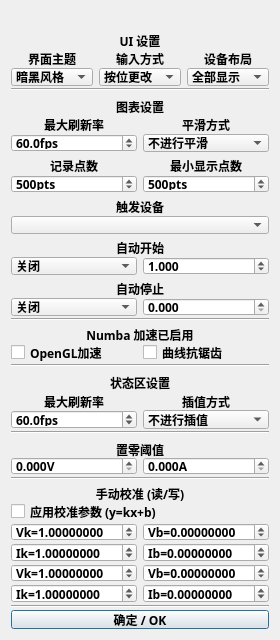
<?xml version="1.0" encoding="UTF-8"?>
<ui version="4.0">
 <class>DialogGraphics</class>
 <widget class="QDialog" name="DialogGraphics">
  <property name="windowModality">
   <enum>Qt::WindowModal</enum>
  </property>
  <property name="enabled">
   <bool>true</bool>
  </property>
  <property name="geometry">
   <rect>
    <x>0</x>
    <y>0</y>
    <width>280</width>
    <height>640</height>
   </rect>
  </property>
  <property name="sizePolicy">
   <sizepolicy hsizetype="Fixed" vsizetype="Fixed">
    <horstretch>0</horstretch>
    <verstretch>0</verstretch>
   </sizepolicy>
  </property>
  <property name="minimumSize">
   <size>
    <width>280</width>
    <height>640</height>
   </size>
  </property>
  <property name="maximumSize">
   <size>
    <width>280</width>
    <height>640</height>
   </size>
  </property>
  <property name="windowTitle">
   <string>图形设置</string>
  </property>
  <property name="sizeGripEnabled">
   <bool>false</bool>
  </property>
  <property name="modal">
   <bool>true</bool>
  </property>
  <layout class="QVBoxLayout" name="verticalLayout">
   <property name="spacing">
    <number>2</number>
   </property>
   <item>
    <widget class="QLabel" name="label">
     <property name="maximumSize">
      <size>
       <width>16777215</width>
       <height>20</height>
      </size>
     </property>
     <property name="text">
      <string/>
     </property>
    </widget>
   </item>
   <item>
    <widget class="QLabel" name="label_46">
     <property name="minimumSize">
      <size>
       <width>0</width>
       <height>28</height>
      </size>
     </property>
     <property name="maximumSize">
      <size>
       <width>999</width>
       <height>16777215</height>
      </size>
     </property>
     <property name="font">
      <font>
       <family>Sarasa Fixed SC SemiBold</family>
       <bold>true</bold>
      </font>
     </property>
     <property name="text">
      <string>UI 设置</string>
     </property>
     <property name="alignment">
      <set>Qt::AlignCenter</set>
     </property>
     <property name="margin">
      <number>6</number>
     </property>
    </widget>
   </item>
   <item>
    <layout class="QHBoxLayout" name="horizontalLayout_7">
     <property name="spacing">
      <number>6</number>
     </property>
     <item>
      <widget class="QLabel" name="label_36">
       <property name="minimumSize">
        <size>
         <width>0</width>
         <height>24</height>
        </size>
       </property>
       <property name="maximumSize">
        <size>
         <width>999</width>
         <height>16777215</height>
        </size>
       </property>
       <property name="font">
        <font>
         <family>Sarasa Fixed SC SemiBold</family>
         <bold>true</bold>
        </font>
       </property>
       <property name="text">
        <string>界面主题</string>
       </property>
       <property name="alignment">
        <set>Qt::AlignCenter</set>
       </property>
       <property name="margin">
        <number>6</number>
       </property>
      </widget>
     </item>
     <item>
      <widget class="QLabel" name="label_41">
       <property name="minimumSize">
        <size>
         <width>0</width>
         <height>24</height>
        </size>
       </property>
       <property name="maximumSize">
        <size>
         <width>999</width>
         <height>16777215</height>
        </size>
       </property>
       <property name="font">
        <font>
         <family>Sarasa Fixed SC SemiBold</family>
         <bold>true</bold>
        </font>
       </property>
       <property name="text">
        <string>输入方式</string>
       </property>
       <property name="alignment">
        <set>Qt::AlignCenter</set>
       </property>
       <property name="margin">
        <number>6</number>
       </property>
      </widget>
     </item>
     <item>
      <widget class="QLabel" name="labelDeviceLayout">
       <property name="minimumSize">
        <size>
         <width>0</width>
         <height>24</height>
        </size>
       </property>
       <property name="maximumSize">
        <size>
         <width>999</width>
         <height>16777215</height>
        </size>
       </property>
       <property name="font">
        <font>
         <family>Sarasa Fixed SC SemiBold</family>
         <bold>true</bold>
        </font>
       </property>
       <property name="text">
        <string>设备布局</string>
       </property>
       <property name="alignment">
        <set>Qt::AlignCenter</set>
       </property>
       <property name="margin">
        <number>6</number>
       </property>
      </widget>
     </item>
    </layout>
   </item>
   <item>
    <layout class="QHBoxLayout" name="horizontalLayout_6">
     <property name="spacing">
      <number>6</number>
     </property>
     <item>
      <widget class="QComboBox" name="comboTheme">
       <property name="font">
        <font>
         <family>Sarasa Fixed SC SemiBold</family>
         <bold>true</bold>
        </font>
       </property>
       <property name="layoutDirection">
        <enum>Qt::LeftToRight</enum>
       </property>
       <property name="editable">
        <bool>false</bool>
       </property>
       <property name="sizeAdjustPolicy">
        <enum>QComboBox::AdjustToContentsOnFirstShow</enum>
       </property>
       <item>
        <property name="text">
         <string>暗黑风格</string>
        </property>
       </item>
       <item>
        <property name="text">
         <string>明亮风格</string>
        </property>
       </item>
      </widget>
     </item>
     <item>
      <widget class="QComboBox" name="comboInput">
       <property name="font">
        <font>
         <family>Sarasa Fixed SC SemiBold</family>
         <bold>true</bold>
        </font>
       </property>
       <property name="layoutDirection">
        <enum>Qt::LeftToRight</enum>
       </property>
       <property name="editable">
        <bool>false</bool>
       </property>
       <property name="sizeAdjustPolicy">
        <enum>QComboBox::AdjustToContentsOnFirstShow</enum>
       </property>
       <item>
        <property name="text">
         <string>按位更改</string>
        </property>
       </item>
       <item>
        <property name="text">
         <string>自由更改</string>
        </property>
       </item>
      </widget>
     </item>
     <item>
      <widget class="QComboBox" name="comboDeviceLayout">
       <property name="font">
        <font>
         <family>Sarasa Fixed SC SemiBold</family>
         <bold>true</bold>
        </font>
       </property>
       <property name="layoutDirection">
        <enum>Qt::LeftToRight</enum>
       </property>
       <property name="editable">
        <bool>false</bool>
       </property>
       <property name="sizeAdjustPolicy">
        <enum>QComboBox::AdjustToContentsOnFirstShow</enum>
       </property>
       <item>
        <property name="text">
         <string>全部显示</string>
        </property>
       </item>
       <item>
        <property name="text">
         <string>单个显示</string>
        </property>
       </item>
      </widget>
     </item>
    </layout>
   </item>
   <item>
    <widget class="Line" name="line_3">
     <property name="orientation">
      <enum>Qt::Horizontal</enum>
     </property>
    </widget>
   </item>
   <item>
    <widget class="QLabel" name="label_35">
     <property name="minimumSize">
      <size>
       <width>0</width>
       <height>28</height>
      </size>
     </property>
     <property name="maximumSize">
      <size>
       <width>999</width>
       <height>16777215</height>
      </size>
     </property>
     <property name="font">
      <font>
       <family>Sarasa Fixed SC SemiBold</family>
       <bold>true</bold>
      </font>
     </property>
     <property name="text">
      <string>图表设置</string>
     </property>
     <property name="alignment">
      <set>Qt::AlignCenter</set>
     </property>
     <property name="margin">
      <number>6</number>
     </property>
    </widget>
   </item>
   <item>
    <layout class="QHBoxLayout" name="horizontalLayout_13">
     <property name="spacing">
      <number>6</number>
     </property>
     <item>
      <widget class="QLabel" name="label_39">
       <property name="minimumSize">
        <size>
         <width>0</width>
         <height>24</height>
        </size>
       </property>
       <property name="maximumSize">
        <size>
         <width>999</width>
         <height>16777215</height>
        </size>
       </property>
       <property name="font">
        <font>
         <family>Sarasa Fixed SC SemiBold</family>
         <bold>true</bold>
        </font>
       </property>
       <property name="text">
        <string>最大刷新率</string>
       </property>
       <property name="alignment">
        <set>Qt::AlignCenter</set>
       </property>
       <property name="margin">
        <number>6</number>
       </property>
      </widget>
     </item>
     <item>
      <widget class="QLabel" name="label_45">
       <property name="minimumSize">
        <size>
         <width>0</width>
         <height>24</height>
        </size>
       </property>
       <property name="maximumSize">
        <size>
         <width>999</width>
         <height>16777215</height>
        </size>
       </property>
       <property name="font">
        <font>
         <family>Sarasa Fixed SC SemiBold</family>
         <bold>true</bold>
        </font>
       </property>
       <property name="text">
        <string>平滑方式</string>
       </property>
       <property name="alignment">
        <set>Qt::AlignCenter</set>
       </property>
       <property name="margin">
        <number>6</number>
       </property>
      </widget>
     </item>
    </layout>
   </item>
   <item>
    <layout class="QHBoxLayout" name="horizontalLayout_12">
     <property name="spacing">
      <number>6</number>
     </property>
     <item>
      <widget class="QDoubleSpinBox" name="spinMaxFps">
       <property name="font">
        <font>
         <family>Sarasa Fixed SC SemiBold</family>
         <bold>true</bold>
        </font>
       </property>
       <property name="alignment">
        <set>Qt::AlignLeading|Qt::AlignLeft|Qt::AlignVCenter</set>
       </property>
       <property name="suffix">
        <string>fps</string>
       </property>
       <property name="decimals">
        <number>1</number>
       </property>
       <property name="minimum">
        <double>1.000000000000000</double>
       </property>
       <property name="maximum">
        <double>120.000000000000000</double>
       </property>
       <property name="singleStep">
        <double>5.000000000000000</double>
       </property>
       <property name="value">
        <double>60.000000000000000</double>
       </property>
      </widget>
     </item>
     <item>
      <widget class="QComboBox" name="comboAvgMode">
       <property name="font">
        <font>
         <family>Sarasa Fixed SC SemiBold</family>
         <bold>true</bold>
        </font>
       </property>
       <property name="layoutDirection">
        <enum>Qt::LeftToRight</enum>
       </property>
       <property name="editable">
        <bool>false</bool>
       </property>
       <property name="currentIndex">
        <number>0</number>
       </property>
       <property name="sizeAdjustPolicy">
        <enum>QComboBox::AdjustToContentsOnFirstShow</enum>
       </property>
       <item>
        <property name="text">
         <string>不进行平滑</string>
        </property>
       </item>
       <item>
        <property name="text">
         <string>三值平均</string>
        </property>
       </item>
       <item>
        <property name="text">
         <string>九值平均</string>
        </property>
       </item>
      </widget>
     </item>
    </layout>
   </item>
   <item>
    <layout class="QHBoxLayout" name="horizontalLayout_14">
     <property name="spacing">
      <number>6</number>
     </property>
     <item>
      <widget class="QLabel" name="label_40">
       <property name="minimumSize">
        <size>
         <width>0</width>
         <height>24</height>
        </size>
       </property>
       <property name="maximumSize">
        <size>
         <width>999</width>
         <height>16777215</height>
        </size>
       </property>
       <property name="font">
        <font>
         <family>Sarasa Fixed SC SemiBold</family>
         <bold>true</bold>
        </font>
       </property>
       <property name="text">
        <string>记录点数</string>
       </property>
       <property name="alignment">
        <set>Qt::AlignCenter</set>
       </property>
       <property name="margin">
        <number>6</number>
       </property>
      </widget>
     </item>
     <item>
      <widget class="QLabel" name="label_47">
       <property name="minimumSize">
        <size>
         <width>0</width>
         <height>24</height>
        </size>
       </property>
       <property name="maximumSize">
        <size>
         <width>999</width>
         <height>16777215</height>
        </size>
       </property>
       <property name="font">
        <font>
         <family>Sarasa Fixed SC SemiBold</family>
         <bold>true</bold>
        </font>
       </property>
       <property name="text">
        <string>最小显示点数</string>
       </property>
       <property name="alignment">
        <set>Qt::AlignCenter</set>
       </property>
       <property name="margin">
        <number>6</number>
       </property>
      </widget>
     </item>
    </layout>
   </item>
   <item>
    <layout class="QHBoxLayout" name="horizontalLayout_15">
     <property name="spacing">
      <number>6</number>
     </property>
     <item>
      <widget class="QSpinBox" name="spinDataLength">
       <property name="font">
        <font>
         <family>Sarasa Fixed SC SemiBold</family>
         <bold>true</bold>
        </font>
       </property>
       <property name="alignment">
        <set>Qt::AlignLeading|Qt::AlignLeft|Qt::AlignVCenter</set>
       </property>
       <property name="suffix">
        <string>pts</string>
       </property>
       <property name="prefix">
        <string/>
       </property>
       <property name="minimum">
        <number>100</number>
       </property>
       <property name="maximum">
        <number>999999999</number>
       </property>
       <property name="singleStep">
        <number>100</number>
       </property>
       <property name="value">
        <number>500</number>
       </property>
      </widget>
     </item>
     <item>
      <widget class="QSpinBox" name="spinDisplayLength">
       <property name="font">
        <font>
         <family>Sarasa Fixed SC SemiBold</family>
         <bold>true</bold>
        </font>
       </property>
       <property name="alignment">
        <set>Qt::AlignLeading|Qt::AlignLeft|Qt::AlignVCenter</set>
       </property>
       <property name="suffix">
        <string>pts</string>
       </property>
       <property name="prefix">
        <string/>
       </property>
       <property name="minimum">
        <number>100</number>
       </property>
       <property name="maximum">
        <number>999999999</number>
       </property>
       <property name="singleStep">
        <number>100</number>
       </property>
       <property name="value">
        <number>500</number>
       </property>
      </widget>
     </item>
    </layout>
   </item>
   <item>
    <widget class="QLabel" name="labelGraphTriggerDevice">
     <property name="minimumSize">
      <size>
       <width>0</width>
       <height>24</height>
      </size>
     </property>
     <property name="maximumSize">
      <size>
       <width>999</width>
       <height>16777215</height>
      </size>
     </property>
     <property name="font">
      <font>
       <family>Sarasa Fixed SC SemiBold</family>
       <bold>true</bold>
      </font>
     </property>
     <property name="text">
      <string>触发设备</string>
     </property>
     <property name="alignment">
      <set>Qt::AlignCenter</set>
     </property>
     <property name="margin">
      <number>6</number>
     </property>
    </widget>
   </item>
   <item>
    <layout class="QHBoxLayout" name="horizontalLayoutGraphTriggerDevice">
     <property name="spacing">
      <number>6</number>
     </property>
     <item>
      <widget class="QComboBox" name="comboGraphTriggerDevice">
       <property name="font">
        <font>
         <family>Sarasa Fixed SC SemiBold</family>
         <bold>true</bold>
        </font>
       </property>
       <property name="layoutDirection">
        <enum>Qt::LeftToRight</enum>
       </property>
       <property name="editable">
        <bool>false</bool>
       </property>
       <property name="sizeAdjustPolicy">
        <enum>QComboBox::AdjustToContentsOnFirstShow</enum>
       </property>
      </widget>
     </item>
    </layout>
   </item>
   <item>
    <widget class="QLabel" name="labelGraphAutostart">
     <property name="minimumSize">
      <size>
       <width>0</width>
       <height>24</height>
      </size>
     </property>
     <property name="maximumSize">
      <size>
       <width>999</width>
       <height>16777215</height>
      </size>
     </property>
     <property name="font">
      <font>
       <family>Sarasa Fixed SC SemiBold</family>
       <bold>true</bold>
      </font>
     </property>
     <property name="text">
      <string>自动开始</string>
     </property>
     <property name="alignment">
      <set>Qt::AlignCenter</set>
     </property>
     <property name="margin">
      <number>6</number>
     </property>
    </widget>
   </item>
   <item>
    <layout class="QHBoxLayout" name="horizontalLayoutGraphAutostart">
     <property name="spacing">
      <number>6</number>
     </property>
     <item>
      <widget class="QComboBox" name="comboGraphAutostart">
       <property name="font">
        <font>
         <family>Sarasa Fixed SC SemiBold</family>
         <bold>true</bold>
        </font>
       </property>
       <property name="layoutDirection">
        <enum>Qt::LeftToRight</enum>
       </property>
       <property name="editable">
        <bool>false</bool>
       </property>
       <property name="sizeAdjustPolicy">
        <enum>QComboBox::AdjustToContentsOnFirstShow</enum>
       </property>
       <item>
        <property name="text">
         <string>关闭</string>
        </property>
       </item>
       <item>
        <property name="text">
         <string>电压</string>
        </property>
       </item>
       <item>
        <property name="text">
         <string>电流</string>
        </property>
       </item>
      </widget>
     </item>
     <item>
      <widget class="QDoubleSpinBox" name="spinGraphAutostartThreshold">
       <property name="font">
        <font>
         <family>Sarasa Fixed SC SemiBold</family>
         <bold>true</bold>
        </font>
       </property>
       <property name="alignment">
        <set>Qt::AlignLeading|Qt::AlignLeft|Qt::AlignVCenter</set>
       </property>
       <property name="decimals">
        <number>3</number>
       </property>
       <property name="minimum">
        <double>0.000000000000000</double>
       </property>
       <property name="maximum">
        <double>999.000000000000000</double>
       </property>
       <property name="value">
        <double>1.000000000000000</double>
       </property>
      </widget>
     </item>
    </layout>
   </item>
   <item>
    <widget class="QLabel" name="labelGraphAutostop">
     <property name="minimumSize">
      <size>
       <width>0</width>
       <height>24</height>
      </size>
     </property>
     <property name="maximumSize">
      <size>
       <width>999</width>
       <height>16777215</height>
      </size>
     </property>
     <property name="font">
      <font>
       <family>Sarasa Fixed SC SemiBold</family>
       <bold>true</bold>
      </font>
     </property>
     <property name="text">
      <string>自动停止</string>
     </property>
     <property name="alignment">
      <set>Qt::AlignCenter</set>
     </property>
     <property name="margin">
      <number>6</number>
     </property>
    </widget>
   </item>
   <item>
    <layout class="QHBoxLayout" name="horizontalLayoutGraphAutostop">
     <property name="spacing">
      <number>6</number>
     </property>
     <item>
      <widget class="QComboBox" name="comboGraphAutostop">
       <property name="font">
        <font>
         <family>Sarasa Fixed SC SemiBold</family>
         <bold>true</bold>
        </font>
       </property>
       <property name="layoutDirection">
        <enum>Qt::LeftToRight</enum>
       </property>
       <property name="editable">
        <bool>false</bool>
       </property>
       <property name="sizeAdjustPolicy">
        <enum>QComboBox::AdjustToContentsOnFirstShow</enum>
       </property>
       <item>
        <property name="text">
         <string>关闭</string>
        </property>
       </item>
       <item>
        <property name="text">
         <string>电压</string>
        </property>
       </item>
       <item>
        <property name="text">
         <string>电流</string>
        </property>
       </item>
      </widget>
     </item>
     <item>
      <widget class="QDoubleSpinBox" name="spinGraphAutostopThreshold">
       <property name="font">
        <font>
         <family>Sarasa Fixed SC SemiBold</family>
         <bold>true</bold>
        </font>
       </property>
       <property name="alignment">
        <set>Qt::AlignLeading|Qt::AlignLeft|Qt::AlignVCenter</set>
       </property>
       <property name="decimals">
        <number>3</number>
       </property>
       <property name="minimum">
        <double>0.000000000000000</double>
       </property>
       <property name="maximum">
        <double>999.000000000000000</double>
       </property>
       <property name="value">
        <double>0.000000000000000</double>
       </property>
      </widget>
     </item>
    </layout>
   </item>
   <item>
    <widget class="Line" name="lineGraphTriggers">
     <property name="orientation">
      <enum>Qt::Horizontal</enum>
     </property>
    </widget>
   </item>
   <item>
    <widget class="QLabel" name="labelNumba">
     <property name="minimumSize">
      <size>
       <width>0</width>
       <height>24</height>
      </size>
     </property>
     <property name="maximumSize">
      <size>
       <width>999</width>
       <height>16777215</height>
      </size>
     </property>
     <property name="font">
      <font>
       <family>Sarasa Fixed SC SemiBold</family>
       <bold>true</bold>
      </font>
     </property>
     <property name="text">
      <string>Numba 加速已启用</string>
     </property>
     <property name="alignment">
      <set>Qt::AlignCenter</set>
     </property>
     <property name="margin">
      <number>6</number>
     </property>
    </widget>
   </item>
   <item>
    <layout class="QHBoxLayout" name="horizontalLayout_5">
     <property name="spacing">
      <number>6</number>
     </property>
     <item>
      <widget class="QCheckBox" name="checkBoxOpenGL">
       <property name="font">
        <font>
         <family>Sarasa Fixed SC SemiBold</family>
         <bold>true</bold>
        </font>
       </property>
       <property name="text">
        <string>OpenGL加速</string>
       </property>
      </widget>
     </item>
     <item>
      <widget class="QCheckBox" name="checkBoxAntialias">
       <property name="font">
        <font>
         <family>Sarasa Fixed SC SemiBold</family>
         <bold>true</bold>
        </font>
       </property>
       <property name="text">
        <string>曲线抗锯齿</string>
       </property>
      </widget>
     </item>
    </layout>
   </item>
   <item>
    <widget class="Line" name="line">
     <property name="orientation">
      <enum>Qt::Horizontal</enum>
     </property>
    </widget>
   </item>
   <item>
    <widget class="QLabel" name="label_38">
     <property name="minimumSize">
      <size>
       <width>0</width>
       <height>28</height>
      </size>
     </property>
     <property name="maximumSize">
      <size>
       <width>999</width>
       <height>16777215</height>
      </size>
     </property>
     <property name="font">
      <font>
       <family>Sarasa Fixed SC SemiBold</family>
       <bold>true</bold>
      </font>
     </property>
     <property name="text">
      <string>状态区设置</string>
     </property>
     <property name="alignment">
      <set>Qt::AlignCenter</set>
     </property>
     <property name="margin">
      <number>6</number>
     </property>
    </widget>
   </item>
   <item>
    <layout class="QHBoxLayout" name="horizontalLayout_11">
     <property name="spacing">
      <number>6</number>
     </property>
     <item>
      <widget class="QLabel" name="label_43">
       <property name="minimumSize">
        <size>
         <width>0</width>
         <height>24</height>
        </size>
       </property>
       <property name="maximumSize">
        <size>
         <width>999</width>
         <height>16777215</height>
        </size>
       </property>
       <property name="font">
        <font>
         <family>Sarasa Fixed SC SemiBold</family>
         <bold>true</bold>
        </font>
       </property>
       <property name="text">
        <string>最大刷新率</string>
       </property>
       <property name="alignment">
        <set>Qt::AlignCenter</set>
       </property>
       <property name="margin">
        <number>6</number>
       </property>
      </widget>
     </item>
     <item>
      <widget class="QLabel" name="label_44">
       <property name="minimumSize">
        <size>
         <width>0</width>
         <height>24</height>
        </size>
       </property>
       <property name="maximumSize">
        <size>
         <width>999</width>
         <height>16777215</height>
        </size>
       </property>
       <property name="font">
        <font>
         <family>Sarasa Fixed SC SemiBold</family>
         <bold>true</bold>
        </font>
       </property>
       <property name="text">
        <string>插值方式</string>
       </property>
       <property name="alignment">
        <set>Qt::AlignCenter</set>
       </property>
       <property name="margin">
        <number>6</number>
       </property>
      </widget>
     </item>
    </layout>
   </item>
   <item>
    <layout class="QHBoxLayout" name="horizontalLayout_10">
     <property name="spacing">
      <number>6</number>
     </property>
     <item>
      <widget class="QDoubleSpinBox" name="spinStateFps">
       <property name="font">
        <font>
         <family>Sarasa Fixed SC SemiBold</family>
         <bold>true</bold>
        </font>
       </property>
       <property name="alignment">
        <set>Qt::AlignLeading|Qt::AlignLeft|Qt::AlignVCenter</set>
       </property>
       <property name="suffix">
        <string>fps</string>
       </property>
       <property name="decimals">
        <number>1</number>
       </property>
       <property name="minimum">
        <double>1.000000000000000</double>
       </property>
       <property name="maximum">
        <double>120.000000000000000</double>
       </property>
       <property name="singleStep">
        <double>5.000000000000000</double>
       </property>
       <property name="value">
        <double>60.000000000000000</double>
       </property>
      </widget>
     </item>
     <item>
      <widget class="QComboBox" name="comboInterp">
       <property name="font">
        <font>
         <family>Sarasa Fixed SC SemiBold</family>
         <bold>true</bold>
        </font>
       </property>
       <property name="layoutDirection">
        <enum>Qt::LeftToRight</enum>
       </property>
       <property name="editable">
        <bool>false</bool>
       </property>
       <property name="currentIndex">
        <number>0</number>
       </property>
       <property name="sizeAdjustPolicy">
        <enum>QComboBox::AdjustToContentsOnFirstShow</enum>
       </property>
       <item>
        <property name="text">
         <string>不进行插值</string>
        </property>
       </item>
       <item>
        <property name="text">
         <string>一位插值</string>
        </property>
       </item>
       <item>
        <property name="text">
         <string>二位插值</string>
        </property>
       </item>
       <item>
        <property name="text">
         <string>三位插值</string>
        </property>
       </item>
      </widget>
     </item>
    </layout>
   </item>
   <item>
    <widget class="Line" name="line_2">
     <property name="orientation">
      <enum>Qt::Horizontal</enum>
     </property>
    </widget>
   </item>
   <item>
    <widget class="QLabel" name="label_42">
     <property name="minimumSize">
      <size>
       <width>0</width>
       <height>28</height>
      </size>
     </property>
     <property name="maximumSize">
      <size>
       <width>999</width>
       <height>16777215</height>
      </size>
     </property>
     <property name="font">
      <font>
       <family>Sarasa Fixed SC SemiBold</family>
       <bold>true</bold>
      </font>
     </property>
     <property name="text">
      <string>置零阈值</string>
     </property>
     <property name="alignment">
      <set>Qt::AlignCenter</set>
     </property>
     <property name="margin">
      <number>6</number>
     </property>
    </widget>
   </item>
   <item>
    <layout class="QHBoxLayout" name="horizontalLayout_2">
     <property name="spacing">
      <number>6</number>
     </property>
     <item>
      <widget class="QDoubleSpinBox" name="spinStateVThres">
       <property name="font">
        <font>
         <family>Sarasa Fixed SC SemiBold</family>
         <bold>true</bold>
        </font>
       </property>
       <property name="alignment">
        <set>Qt::AlignLeading|Qt::AlignLeft|Qt::AlignVCenter</set>
       </property>
       <property name="suffix">
        <string>V</string>
       </property>
       <property name="decimals">
        <number>3</number>
       </property>
       <property name="minimum">
        <double>0.000000000000000</double>
       </property>
       <property name="maximum">
        <double>1.000000000000000</double>
       </property>
       <property name="singleStep">
        <double>0.001000000000000</double>
       </property>
       <property name="value">
        <double>0.000000000000000</double>
       </property>
      </widget>
     </item>
     <item>
      <widget class="QDoubleSpinBox" name="spinStateIThres">
       <property name="font">
        <font>
         <family>Sarasa Fixed SC SemiBold</family>
         <bold>true</bold>
        </font>
       </property>
       <property name="alignment">
        <set>Qt::AlignLeading|Qt::AlignLeft|Qt::AlignVCenter</set>
       </property>
       <property name="suffix">
        <string>A</string>
       </property>
       <property name="decimals">
        <number>3</number>
       </property>
       <property name="minimum">
        <double>0.000000000000000</double>
       </property>
       <property name="maximum">
        <double>1.000000000000000</double>
       </property>
       <property name="singleStep">
        <double>0.001000000000000</double>
       </property>
       <property name="value">
        <double>0.000000000000000</double>
       </property>
      </widget>
     </item>
    </layout>
   </item>
   <item>
    <widget class="Line" name="line_4">
     <property name="orientation">
      <enum>Qt::Horizontal</enum>
     </property>
    </widget>
   </item>
   <item>
    <widget class="QLabel" name="labelCali_2">
     <property name="minimumSize">
      <size>
       <width>0</width>
       <height>24</height>
      </size>
     </property>
     <property name="maximumSize">
      <size>
       <width>999</width>
       <height>16777215</height>
      </size>
     </property>
     <property name="font">
      <font>
       <family>Sarasa Fixed SC SemiBold</family>
       <bold>true</bold>
      </font>
     </property>
     <property name="text">
      <string>手动校准 (读/写)</string>
     </property>
     <property name="alignment">
      <set>Qt::AlignCenter</set>
     </property>
     <property name="margin">
      <number>6</number>
     </property>
    </widget>
   </item>
   <item>
    <widget class="QCheckBox" name="checkBoxUseCali">
     <property name="font">
      <font>
       <family>Sarasa Fixed SC SemiBold</family>
       <bold>true</bold>
      </font>
     </property>
     <property name="text">
      <string>应用校准参数 (y=kx+b)</string>
     </property>
    </widget>
   </item>
   <item>
    <layout class="QHBoxLayout" name="horizontalLayout_3">
     <property name="spacing">
      <number>6</number>
     </property>
     <item>
      <widget class="QDoubleSpinBox" name="spinCaliVk">
       <property name="font">
        <font>
         <family>Sarasa Fixed SC SemiBold</family>
         <bold>true</bold>
        </font>
       </property>
       <property name="alignment">
        <set>Qt::AlignLeading|Qt::AlignLeft|Qt::AlignVCenter</set>
       </property>
       <property name="prefix">
        <string>Vk=</string>
       </property>
       <property name="suffix">
        <string/>
       </property>
       <property name="decimals">
        <number>8</number>
       </property>
       <property name="minimum">
        <double>-100.000000000000000</double>
       </property>
       <property name="maximum">
        <double>100.000000000000000</double>
       </property>
       <property name="singleStep">
        <double>0.001000000000000</double>
       </property>
       <property name="value">
        <double>1.000000000000000</double>
       </property>
      </widget>
     </item>
     <item>
      <widget class="QDoubleSpinBox" name="spinCaliVb">
       <property name="font">
        <font>
         <family>Sarasa Fixed SC SemiBold</family>
         <bold>true</bold>
        </font>
       </property>
       <property name="alignment">
        <set>Qt::AlignLeading|Qt::AlignLeft|Qt::AlignVCenter</set>
       </property>
       <property name="prefix">
        <string>Vb=</string>
       </property>
       <property name="suffix">
        <string/>
       </property>
       <property name="decimals">
        <number>8</number>
       </property>
       <property name="minimum">
        <double>-100.000000000000000</double>
       </property>
       <property name="maximum">
        <double>100.000000000000000</double>
       </property>
       <property name="singleStep">
        <double>0.001000000000000</double>
       </property>
       <property name="value">
        <double>0.000000000000000</double>
       </property>
      </widget>
     </item>
    </layout>
   </item>
   <item>
    <layout class="QHBoxLayout" name="horizontalLayout_4">
     <property name="spacing">
      <number>6</number>
     </property>
     <item>
      <widget class="QDoubleSpinBox" name="spinCaliIk">
       <property name="font">
        <font>
         <family>Sarasa Fixed SC SemiBold</family>
         <bold>true</bold>
        </font>
       </property>
       <property name="alignment">
        <set>Qt::AlignLeading|Qt::AlignLeft|Qt::AlignVCenter</set>
       </property>
       <property name="prefix">
        <string>Ik=</string>
       </property>
       <property name="suffix">
        <string/>
       </property>
       <property name="decimals">
        <number>8</number>
       </property>
       <property name="minimum">
        <double>-100.000000000000000</double>
       </property>
       <property name="maximum">
        <double>100.000000000000000</double>
       </property>
       <property name="singleStep">
        <double>0.001000000000000</double>
       </property>
       <property name="value">
        <double>1.000000000000000</double>
       </property>
      </widget>
     </item>
     <item>
      <widget class="QDoubleSpinBox" name="spinCaliIb">
       <property name="font">
        <font>
         <family>Sarasa Fixed SC SemiBold</family>
         <bold>true</bold>
        </font>
       </property>
       <property name="alignment">
        <set>Qt::AlignLeading|Qt::AlignLeft|Qt::AlignVCenter</set>
       </property>
       <property name="prefix">
        <string>Ib=</string>
       </property>
       <property name="suffix">
        <string/>
       </property>
       <property name="decimals">
        <number>8</number>
       </property>
       <property name="minimum">
        <double>-100.000000000000000</double>
       </property>
       <property name="maximum">
        <double>100.000000000000000</double>
       </property>
       <property name="singleStep">
        <double>0.001000000000000</double>
       </property>
       <property name="value">
        <double>0.000000000000000</double>
       </property>
      </widget>
     </item>
    </layout>
   </item>
   <item>
    <layout class="QHBoxLayout" name="horizontalLayout_8">
     <property name="spacing">
      <number>6</number>
     </property>
     <item>
      <widget class="QDoubleSpinBox" name="spinCaliVk_2">
       <property name="font">
        <font>
         <family>Sarasa Fixed SC SemiBold</family>
         <bold>true</bold>
        </font>
       </property>
       <property name="alignment">
        <set>Qt::AlignLeading|Qt::AlignLeft|Qt::AlignVCenter</set>
       </property>
       <property name="prefix">
        <string>Vk=</string>
       </property>
       <property name="suffix">
        <string/>
       </property>
       <property name="decimals">
        <number>8</number>
       </property>
       <property name="minimum">
        <double>-100.000000000000000</double>
       </property>
       <property name="maximum">
        <double>100.000000000000000</double>
       </property>
       <property name="singleStep">
        <double>0.001000000000000</double>
       </property>
       <property name="value">
        <double>1.000000000000000</double>
       </property>
      </widget>
     </item>
     <item>
      <widget class="QDoubleSpinBox" name="spinCaliVb_2">
       <property name="font">
        <font>
         <family>Sarasa Fixed SC SemiBold</family>
         <bold>true</bold>
        </font>
       </property>
       <property name="alignment">
        <set>Qt::AlignLeading|Qt::AlignLeft|Qt::AlignVCenter</set>
       </property>
       <property name="prefix">
        <string>Vb=</string>
       </property>
       <property name="suffix">
        <string/>
       </property>
       <property name="decimals">
        <number>8</number>
       </property>
       <property name="minimum">
        <double>-100.000000000000000</double>
       </property>
       <property name="maximum">
        <double>100.000000000000000</double>
       </property>
       <property name="singleStep">
        <double>0.001000000000000</double>
       </property>
       <property name="value">
        <double>0.000000000000000</double>
       </property>
      </widget>
     </item>
    </layout>
   </item>
   <item>
    <layout class="QHBoxLayout" name="horizontalLayout_9">
     <property name="spacing">
      <number>6</number>
     </property>
     <item>
      <widget class="QDoubleSpinBox" name="spinCaliIk_2">
       <property name="font">
        <font>
         <family>Sarasa Fixed SC SemiBold</family>
         <bold>true</bold>
        </font>
       </property>
       <property name="alignment">
        <set>Qt::AlignLeading|Qt::AlignLeft|Qt::AlignVCenter</set>
       </property>
       <property name="prefix">
        <string>Ik=</string>
       </property>
       <property name="suffix">
        <string/>
       </property>
       <property name="decimals">
        <number>8</number>
       </property>
       <property name="minimum">
        <double>-100.000000000000000</double>
       </property>
       <property name="maximum">
        <double>100.000000000000000</double>
       </property>
       <property name="singleStep">
        <double>0.001000000000000</double>
       </property>
       <property name="value">
        <double>1.000000000000000</double>
       </property>
      </widget>
     </item>
     <item>
      <widget class="QDoubleSpinBox" name="spinCaliIb_2">
       <property name="font">
        <font>
         <family>Sarasa Fixed SC SemiBold</family>
         <bold>true</bold>
        </font>
       </property>
       <property name="alignment">
        <set>Qt::AlignLeading|Qt::AlignLeft|Qt::AlignVCenter</set>
       </property>
       <property name="prefix">
        <string>Ib=</string>
       </property>
       <property name="suffix">
        <string/>
       </property>
       <property name="decimals">
        <number>8</number>
       </property>
       <property name="minimum">
        <double>-100.000000000000000</double>
       </property>
       <property name="maximum">
        <double>100.000000000000000</double>
       </property>
       <property name="singleStep">
        <double>0.001000000000000</double>
       </property>
       <property name="value">
        <double>0.000000000000000</double>
       </property>
      </widget>
     </item>
    </layout>
   </item>
   <item>
    <widget class="Line" name="line_5">
     <property name="orientation">
      <enum>Qt::Horizontal</enum>
     </property>
    </widget>
   </item>
   <item>
    <widget class="QPushButton" name="btnClose">
     <property name="font">
      <font>
       <family>Sarasa Fixed SC SemiBold</family>
       <bold>true</bold>
      </font>
     </property>
     <property name="text">
      <string>确定 / OK</string>
     </property>
    </widget>
   </item>
  </layout>
 </widget>
 <resources/>
 <connections/>
</ui>
